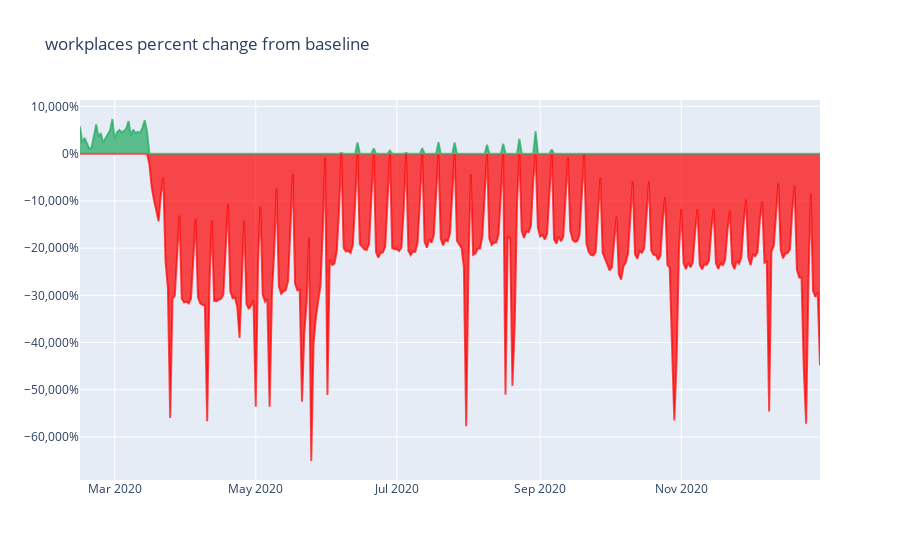

Write notebook code for a chart like this one.
### Code cell
plot_this(df_mobility,'workplaces_percent_change_from_baseline')

### Figure 1 — Plotly figure (JSON) as saved in the notebook; plotly's stock layout.template omitted (floating-point values rounded to 4 significant figures; data arrays with more than 128 entries replaced by an {"elided": "..."} marker saying what was removed)
{"data": [{"fill": "tozeroy", "fillcolor": "rgba(255, 0, 0,0.7)", "line": {"color": "rgba(255,0,0,0.7)"}, "type": "scatter", "x": {"elided": "321 str values"}, "y": {"elided": "321 float values"}}, {"fill": "tozeroy", "fillcolor": "rgba(33, 168, 96,0.7)", "line": {"color": "rgba(33,168,96,0.7)"}, "type": "scatter", "x": {"elided": "321 str values"}, "y": {"elided": "321 float values"}}], "layout": {"showlegend": false, "title": {"text": "workplaces percent change from baseline"}, "yaxis": {"tickformat": ",.0%"}}}
